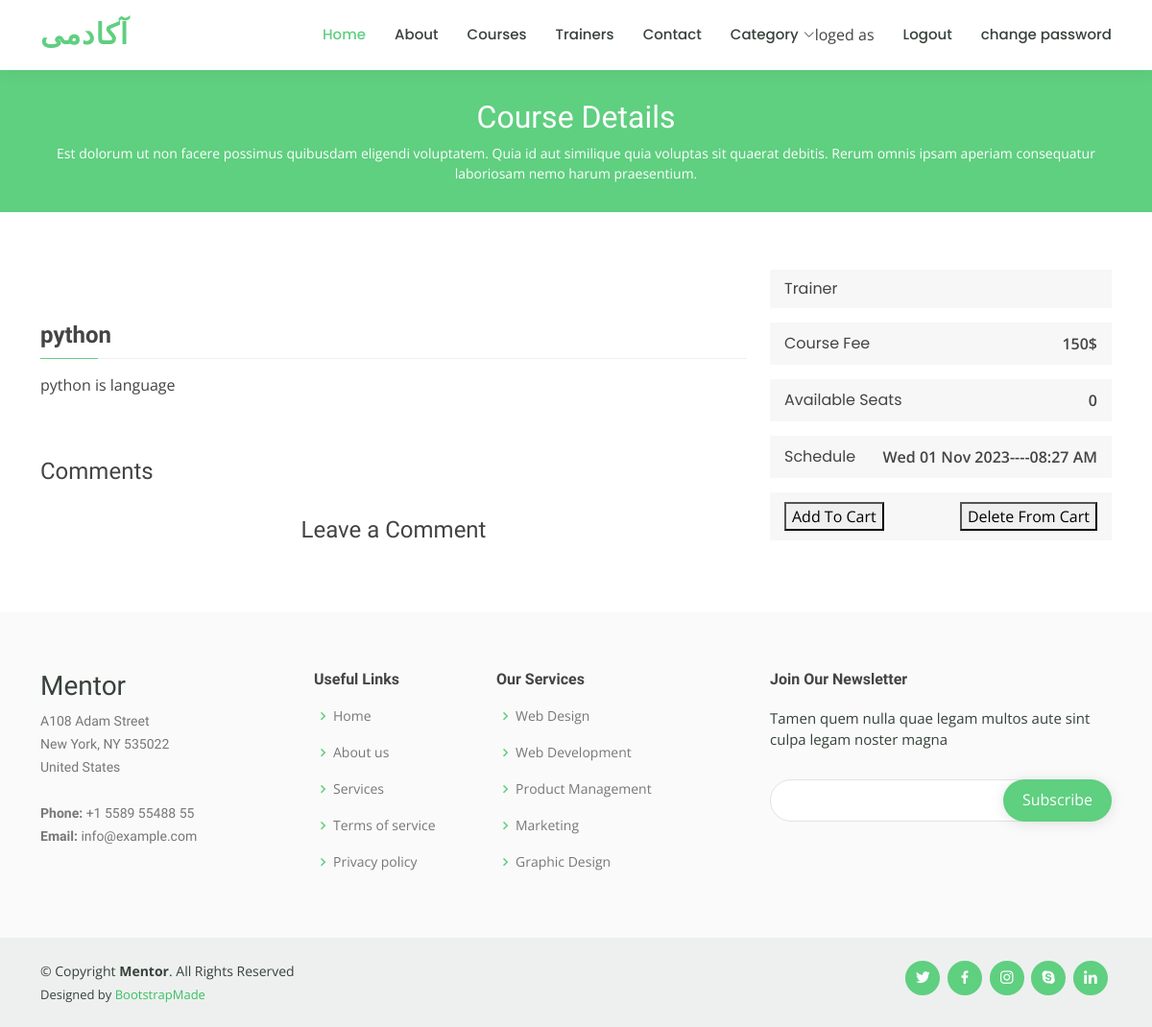
Page /courses/course-detail/2 (signed in) on the committed database.
### courses/models.py (models this page shows, shortened)
class Course(models.Model):
    image = models.ImageField(upload_to='course',default='default.jpg')
    category = models.ManyToManyField(Category)
    title = models.CharField(max_length=100)
    content = models.TextField()
    price = models.IntegerField(default=0)
    teacher = models.ForeignKey(Trainer,on_delete=models.CASCADE)
    counted_views = models.IntegerField(default=0)
    counted_like = models.IntegerField(default=0)
    available_seat = models.IntegerField(default=0)
    schedule = models.DateTimeField(default=datetime.datetime.now)
    status = models.BooleanField(default=False)
    created_date = models.DateTimeField(auto_now_add=True)
    updated_date = models.DateTimeField(auto_now=True)
    class Meta:
        ordering = ('-created_date',)

### courses/views.py (the view, shortened to what this page needs)
# urls.py: path("course-detail/<int:pk>",CourseDetailView.as_view(),name="course_detail"),
class CourseDetailView(DetailView):
    model = Course
    template_name = 'course/course-details.html'
    context_object_name = 'course'

### courses/context_processors.py (called while the page is built)
def cart(request):
    cart = Cart(request)
    return {'cart':cart}

### root/templatetags/custom_tags.py (called while the page is built)
@register.simple_tag
def category():
    category = Category.objects.all()
    return category

### templates/course/course-details.html (shortened to what this page needs)
{% extends 'base.html' %}
{% load static %}
{% block 'content' %}
  <main pk="main">
    <div class="breadcrumbs" data-aos="fade-in">
      <div class="container">
        <h2>Course Details</h2>
        <p>Est dolorum ut non facere possimus quibusdam eligendi voluptatem. Quia id aut similique quia voluptas sit quaerat debitis. Rerum omnis ipsam aperiam consequatur laboriosam nemo harum praesentium. </p>
      </div>
    </div>
    <section pk="course-details" class="course-details">
      <div class="container" data-aos="fade-up">
        <div class="row">
          <div class="col-lg-8">
            <h3>{{course.title}}</h3>
            <p>
              {{course.content}}
            </p><br>
            <br>
            <div class="comments-area">
              <h4>{{comments.count}} Comments</h4>
            </div><br>
            <div class="comment-form" >
              <h4 align='center'>Leave a Comment</h4>
            </div>
          </div>
          <div class="col-lg-4">
            <div class="course-info d-flex justify-content-between align-items-center">
              <h5>Trainer</h5>
            </div>
            <div class="course-info d-flex justify-content-between align-items-center">
              <h5>Course Fee</h5>
              <p>{{course.price}}$</p>
            </div>
            <div class="course-info d-flex justify-content-between align-items-center">
              <h5>Available Seats</h5>
              <p>{{course.available_seat}}</p>
            </div>
            <div class="course-info d-flex justify-content-between align-items-center">
              <h5>Schedule</h5>
              <p>{{course.schedule|date:"D d M Y----H:i A"}}</p>
            </div>
            <div class="course-info d-flex justify-content-between align-items-center">
              <form method="post">
                <button type="submit">Add To Cart</button>
              </form>
              <form method="post">
                <button type="submit">Delete From Cart</button>
              </form>
            </div>
          </div>
        </div>
      </div>
    </section>
  </main>
 {% endblock 'content' %}

### static/assets/css/style.css (style rules this page uses)
body { font-family: "Open Sans", sans-serif; color: #444444; }
h1, h2, h3, h4, h5, h6 { font-family: "Raleway", sans-serif; }
section { padding: 60px 0; overflow: hidden; }
.breadcrumbs { margin-top: 73px; text-align: center; background: #5fcf80; padding: 30px 0; color: #fff; }
.breadcrumbs h2 { font-size: 32px; font-weight: 500; }
.breadcrumbs p { font-size: 14px; margin-bottom: 0; }
.course-details h3 { font-size: 24px; margin: 30px 0 15px 0; font-weight: 700; position: relative; padding-bottom: 10px; }
.course-details h3:before { content: ""; position: absolute; display: block; width: 100%; height: 1px; background: #eef0ef; bottom: 0; left: 0; }
.course-details h3:after { content: ""; position: absolute; display: block; width: 60px; height: 1px; background: #5fcf80; bottom: 0; left: 0; }
.course-details .course-info { background: #f6f7f6; padding: 10px 15px; margin-bottom: 15px; }
.course-details .course-info h5 { font-weight: 400; font-size: 16px; margin: 0; font-family: "Poppins", sans-serif; }
.course-details .course-info p { margin: 0; font-weight: 600; }

### rows in the picture
Course: title "python", content "python is language", price "150", available_seat "0", schedule "Wed 01 Nov 2023----08:27 AM"
